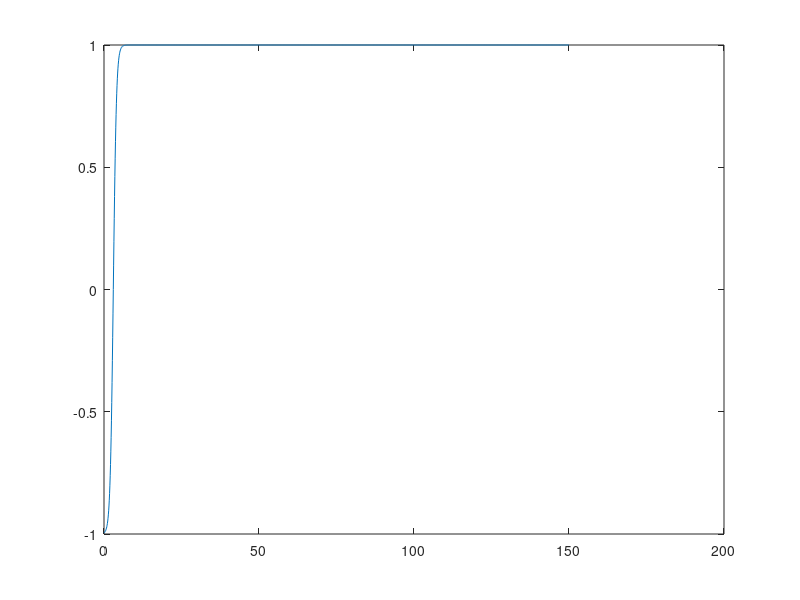

Write MATLAB code to recreate this figure. (Note: this script raises an error after producing the figure.)
clear
f = @(x) tanh(x-3);
fp = @(x)  1 - tanh(x - 3)^2;

x_v = 0:0.1:150;
f_v = tanh(x_v-3);
plot(x_v, f_v);

xr = 100;
maxit = 10000;
es = 0.1;

[root,ea,iter] = newtraph(f,fp,xr,es,maxit);


%a)
disp(root)
disp(ea)
disp(iter)

function [root,ea,iter] = newtraph(func,dfunc,xr,es,maxit,varargin)
if nargin < 3, error('at least 3 input arguments required'),end
if nargin < 4| isempty(es),es=0.0001;end
if nargin < 5| isempty(maxit),maxit
50;end
iter = 0;
while (1)
xrold = xr;
xr = xr - func(xr)/dfunc(xr);
iter = iter + 1;
if xr ~= 0, ea = abs((xr - xrold)/xr) * 100; end
if ea <= es | iter >= maxit, break, end
end
root = xr;
end